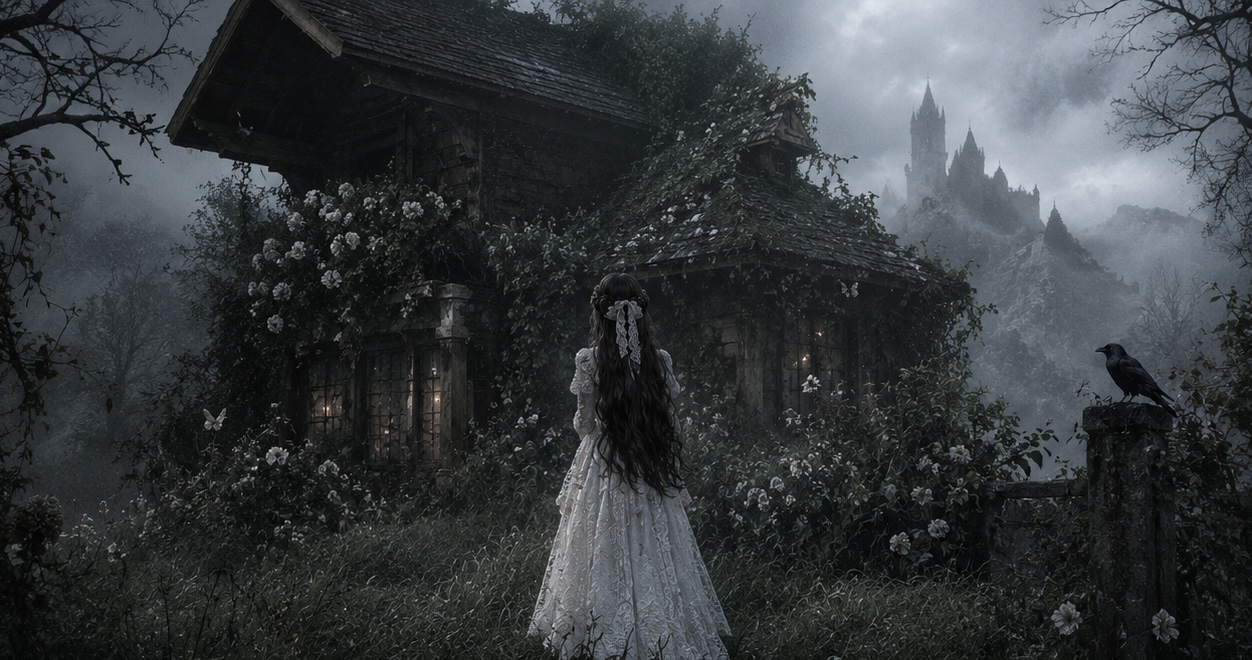
#> input picture projects/remotion-demo/experiments/gothic-animation/assets/source/source.jpeg, 1252 x 660 px, found by its file name
$ python probe.py
#> lines starting #> are read from the running program, lines starting #| are printed output that depends on the picture; after the words box and inside, x2 and y2 are one past the last pixel; in counts of white or black regions, pixels touching at a corner belong together
"""只读探针：取样像素统计 + 生成带坐标网格的参考图（不修改原图）。"""
import numpy as np
from PIL import Image, ImageDraw

SRC = "/Users/mac/Desktop/remotion-demo/experiments/gothic-animation/assets/source/source.jpeg"
OUT_GRID = "/Users/mac/Desktop/remotion-demo/experiments/gothic-animation/out/preview/grid.png"

im = Image.open(SRC).convert("RGB")
#> im is the input picture: PIL image 1252x660 RGB; mean R, G, B 55.2, 59.6, 62.3
W, H = im.size
#> W = 1252; H = 660
a = np.asarray(im).astype(np.float32)
print(f"size = {W}x{H}")
#| size = 1252x660


def sample(name, x, y, r=6):
    x0, x1 = max(0, x - r), min(W, x + r + 1)
    y0, y1 = max(0, y - r), min(H, y + r + 1)
    blk = a[y0:y1, x0:x1]
    R, G, B = blk[..., 0].mean(), blk[..., 1].mean(), blk[..., 2].mean()
    greenness = G - (R + B) / 2
    print(
        f"{name:22s} ({x:4d},{y:4d})  R={R:6.1f} G={G:6.1f} B={B:6.1f}  "
        f"lum={(0.299*R+0.587*G+0.114*B):6.1f}  G-avg={greenness:+6.1f}"
    )


pts = [
    ("sky_top_left", 60, 30),
    ("sky_mid", 700, 40),
    ("sky_near_castle", 1060, 120),
    ("cloud_dark", 640, 90),
    ("castle_body", 950, 170),
    ("crag_rock", 1000, 300),
    ("fog_band_left", 90, 250),
    ("branch_topright", 1180, 40),
    ("roof_shingle", 400, 60),
    ("roof_dark_under", 300, 130),
    ("house_wall", 500, 250),
    ("house_wall2", 620, 300),
    ("window_warm_L", 360, 400),
    ("window_warm_R", 812, 405),
    ("ivy_on_wall", 470, 210),
    ("rose_white", 330, 220),
    ("annex_roof", 800, 250),
    ("woman_hair", 620, 330),
    ("woman_dress", 620, 560),
    ("woman_dress2", 660, 620),
    ("hair_ribbon", 618, 340),
    ("grass_fg_mid", 300, 600),
    ("grass_fg_right", 950, 620),
    ("grass_mid_left", 150, 500),
    ("bush_left", 120, 430),
    ("bush_right", 1000, 500),
    ("pillar_stone", 1120, 500),
    ("crow_body", 1130, 390),
    ("fence_rail", 1000, 480),
    ("butterfly", 210, 425),
    ("far_left_void", 20, 300),
    ("right_edge", 1240, 350),
]
print("=" * 100)
for n, x, y in pts:
    sample(n, x, y)
#> this loop made 32 passes
#> (R in sample, G in sample, B in sample, greenness in sample) on passes 1 to 12: (41.88, 46.43, 51.78, -0.399), (52.41, 60.44, 62.8, 2.83), (159.2, 169, 181.4, -1.26), (32.86, 37.89, 40.82, 1.05), (124.7, 133.2, 143.1, -0.639), (92.45, 99.6, 108.1, -0.654), (56.37, 61.89, 67.89, -0.24), (85.11, 92.76, 102.1, -0.867), (30.54, 32.54, 34.75, -0.109), (13.4, 14.4, 16.4, -0.5), (33.96, 37.93, 37.54, 2.19), (39.2, 40.72, 43.01, -0.388)
#| sky_top_left           (  60,  30)  R=  41.9 G=  46.4 B=  51.8  lum=  45.7  G-avg=  -0.4
#| sky_mid                ( 700,  40)  R=  52.4 G=  60.4 B=  62.8  lum=  58.3  G-avg=  +2.8
#| sky_near_castle        (1060, 120)  R= 159.2 G= 169.0 B= 181.4  lum= 167.5  G-avg=  -1.3
#| cloud_dark             ( 640,  90)  R=  32.9 G=  37.9 B=  40.8  lum=  36.7  G-avg=  +1.0
#| castle_body            ( 950, 170)  R= 124.7 G= 133.2 B= 143.1  lum= 131.8  G-avg=  -0.6
#| crag_rock              (1000, 300)  R=  92.4 G=  99.6 B= 108.1  lum=  98.4  G-avg=  -0.7
#| fog_band_left          (  90, 250)  R=  56.4 G=  61.9 B=  67.9  lum=  60.9  G-avg=  -0.2
#| branch_topright        (1180,  40)  R=  85.1 G=  92.8 B= 102.1  lum=  91.5  G-avg=  -0.9
#> (further printed lines are left out)
print("=" * 100)

# 绿色度统计：判断 vegetation keying 可行性
R, G, B = a[..., 0], a[..., 1], a[..., 2]
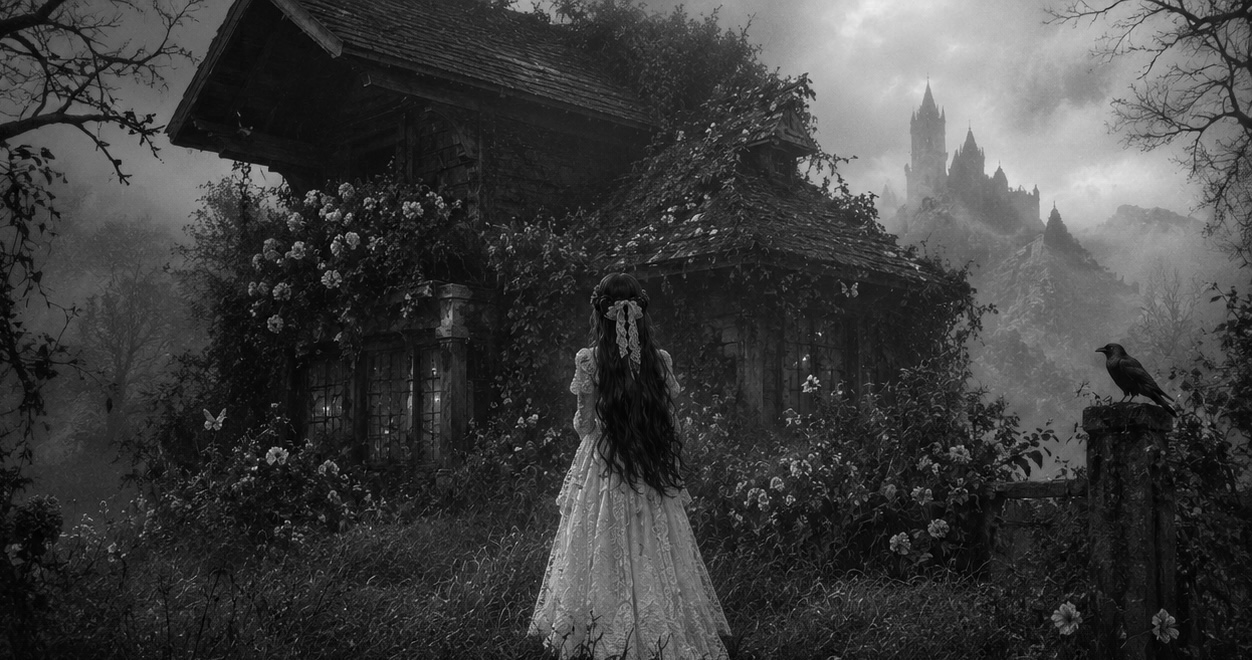
#> B: shape (660, 1252) float32; min 0, max 243, mean 62.3
lum = 0.299 * R + 0.587 * G + 0.114 * B
green = G - (R + B) / 2
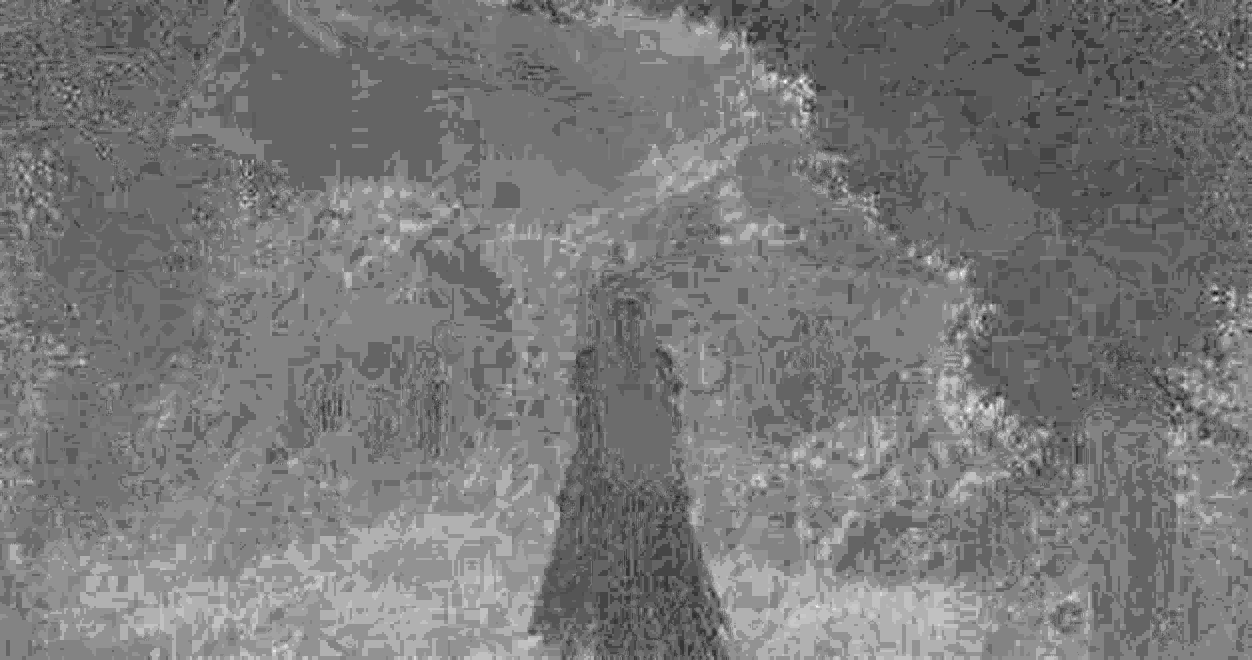
#> green: shape (660, 1252) float32; min -7, max 9.5, mean 0.829; drawn with min black and max white
for thr in (4, 8, 12, 16, 20):
    m = green > thr
    print(f"greenness > {thr:2d}: {m.mean()*100:5.1f}% of pixels")
#> this loop made 5 passes
#| greenness >  4:   5.9% of pixels
#| greenness >  8:   0.0% of pixels
#| greenness > 12:   0.0% of pixels
#| greenness > 16:   0.0% of pixels
#| greenness > 20:   0.0% of pixels
#> pass 1, `m = green > thr`:
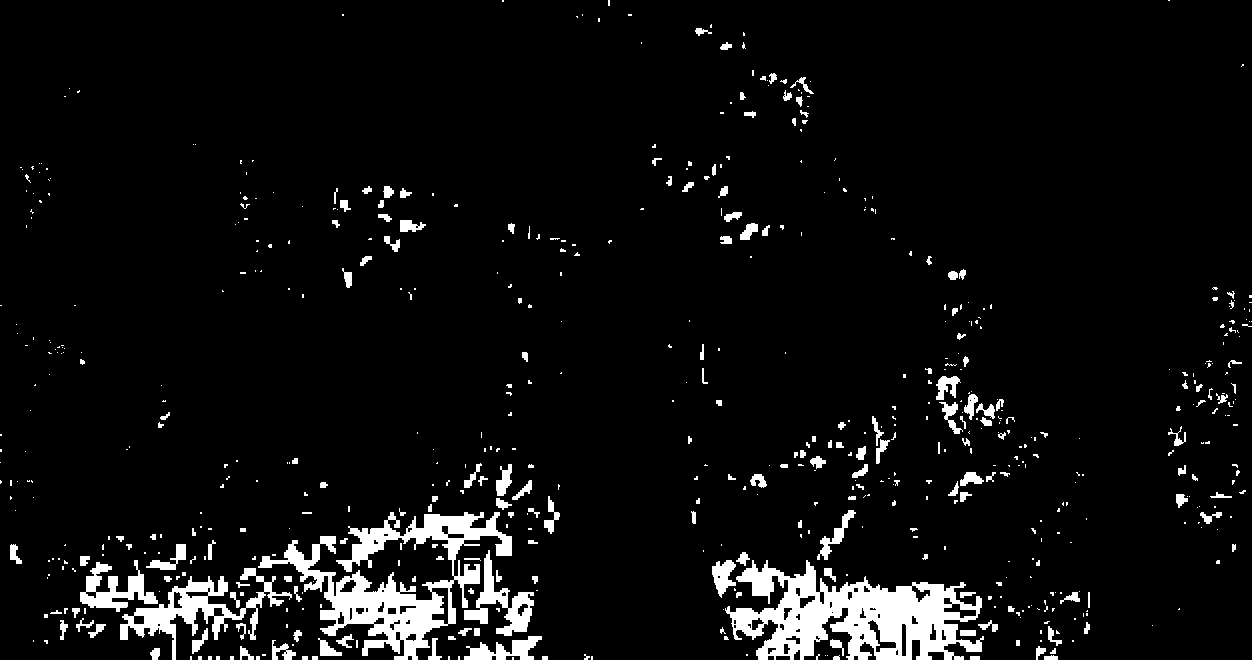
#> m: shape (660, 1252) bool; 5.9% white; 627 white regions (433 under 20 px), largest, box (x1, y1, x2, y2) and area: (725, 560, 984, 660) 13314, (258, 512, 512, 660) 11426, (120, 568, 292, 660) 3919
# 分带统计
for y0, y1, tag in [(0, 200, "top"), (200, 430, "mid"), (430, 660, "bottom")]:
    m = green[y0:y1] > 8
    print(f"  band y={y0}-{y1} ({tag}): green>8 = {m.mean()*100:5.1f}%")
#> this loop made 3 passes
#|   band y=0-200 (top): green>8 =   0.0%
#|   band y=200-430 (mid): green>8 =   0.0%
#|   band y=430-660 (bottom): green>8 =   0.0%
#> pass 1, `m = green[y0:y1] > 8`:
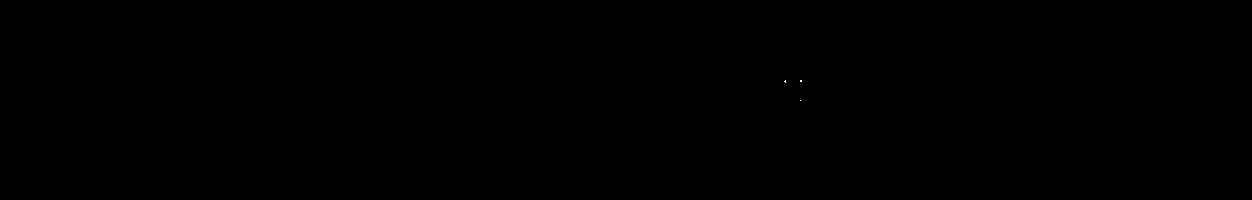
#> m: shape (200, 1252) bool; 0% white in thin lines or dots, all inside (x1, y1, x2, y2) = (784, 80, 802, 101)
#> pass 2, `m = green[y0:y1] > 8`:
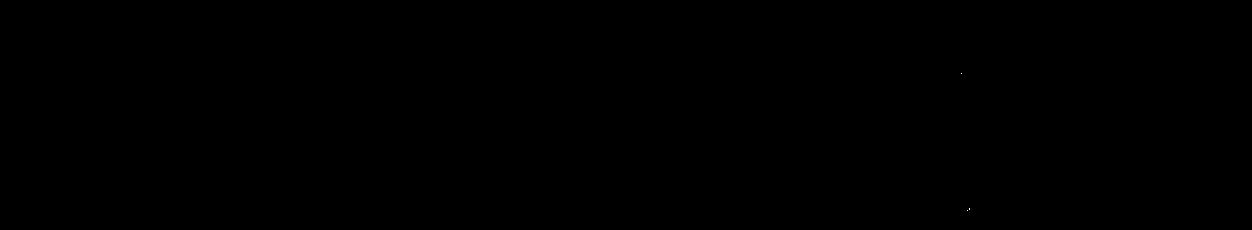
#> m: shape (230, 1252) bool; 0% white in thin lines or dots, all inside (x1, y1, x2, y2) = (961, 73, 970, 211)

# 亮度直方图关键分位
print("lum percentiles:", [f"{p}={np.percentile(lum,p):.0f}" for p in (5, 25, 50, 75, 95)])
#| lum percentiles: ['5=13', '25=26', '50=42', '75=82', '95=164']

# 网格参考图
g = im.copy()
d = ImageDraw.Draw(g, "RGBA")
for x in range(0, W, 50):
    d.line([(x, 0), (x, H)], fill=(255, 0, 0, 90) if x % 200 == 0 else (0, 200, 255, 60), width=1)
    if x % 100 == 0:
        d.text((x + 2, 2), str(x), fill=(255, 255, 0, 255))
        d.text((x + 2, H - 14), str(x), fill=(255, 255, 0, 255))
for y in range(0, H, 50):
    d.line([(0, y), (W, y)], fill=(255, 0, 0, 90) if y % 200 == 0 else (0, 200, 255, 60), width=1)
    if y % 100 == 0:
        d.text((2, y + 2), str(y), fill=(255, 255, 0, 255))
        d.text((W - 34, y + 2), str(y), fill=(255, 255, 0, 255))
g.save(OUT_GRID)
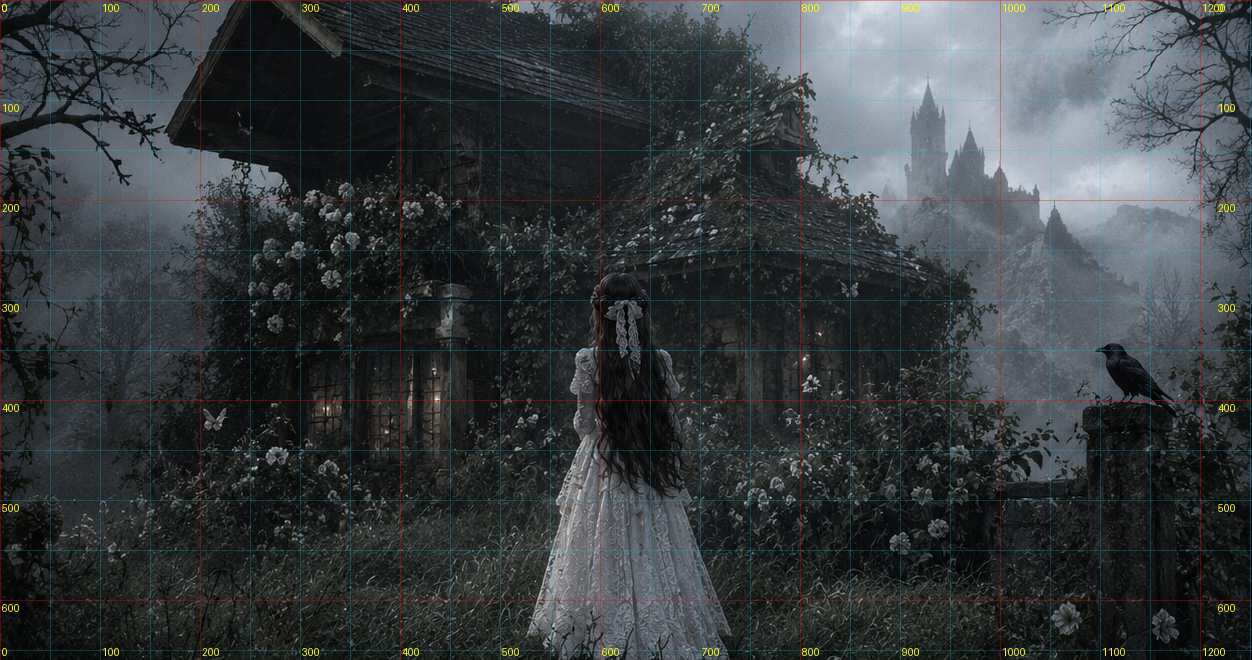
#> saved as grid.png: PIL image 1252x660 RGB; mean R, G, B 56, 60.7, 63.3
print("grid ->", OUT_GRID)
